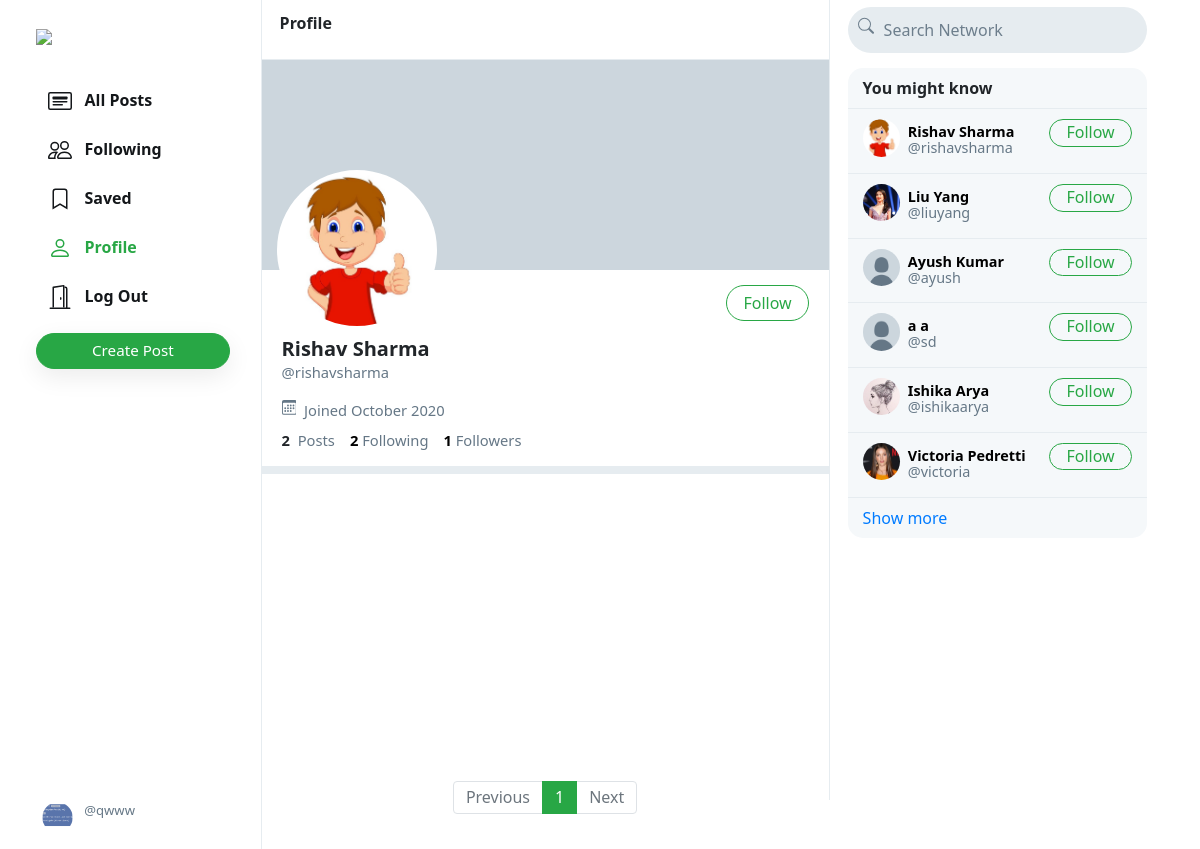
Page /rishavsharma (signed in) on the committed database.
### network/models.py (models this page shows, shortened)
class User(AbstractUser):
    profile_pic = models.ImageField(upload_to='profile_pic/')
    bio = models.TextField(max_length=160, blank=True, null=True)
    cover = models.ImageField(upload_to='covers/', blank=True)

### network/views.py (the view)
# urls.py: path("<str:username>", views.profile, name='profile'),
def profile(request, username):
    user = get_object_or_404(User, username=username)
    all_posts = Post.objects.filter(creater=user).order_by('-date_created')
    paginator = Paginator(all_posts, 10)
    page_number = request.GET.get('page', 1)
    posts = paginator.get_page(page_number)
    followings = []
    suggestions = []
    follower = False
    if request.user.is_authenticated:
        followings = Follower.objects.filter(followers=request.user).values_list('user', flat=True)
        suggestions = User.objects.exclude(pk__in=followings).exclude(username=request.user.username).order_by("?")[:6]
        if request.user in Follower.objects.filter(user=user).values_list('followers', flat=True):
            follower = True
    follower_count = Follower.objects.filter(user=user).count()
    following_count = Follower.objects.filter(followers=user).count()
    return render(request, 'network/profile.html', {
        "username": user,
        "posts": posts,
        "posts_count": all_posts.count(),
        "suggestions": suggestions,
        "page": "profile",
        "is_follower": follower,
        "follower_count": follower_count,
        "following_count": following_count
    })

### network/templates/network/profile.html (shortened to what this page needs)
<!DOCTYPE html>
<html lang="en">
{% extends 'network/index.html' %}
{% load static %}
{% block profile %}
<div class="profile-view" data-user="{{username.username}}">
    <div class="cover-image" style="background-image: url(/media/{{username.cover}})"></div>
    <div class="profile-image" style="background-image: url(/media/{{username.profile_pic}})"></div>
    <div class="profile-details">
        <div>
            {% if user.username == username.username %}
            <a href="{% url 'edit_profile' username.username %}"
                class="btn btn-outline-success float-right edit-profile-btn">Edit Profile</a>
            {% elif is_follower %}
            <button class="btn btn-success float-right"
                onclick="unfollow_user(this,'{{username.username}}','edit_page')" id="following-btn">Following</button>
            {% else %}
            <button class="btn btn-outline-success float-right"
                onclick="follow_user(this,'{{username.username}}','edit_page')" id="follow-btn">Follow</button>
            {% endif %}
        </div>
        <div class="details-data">
            <h5>{{username.first_name}} {{username.last_name}}</h5>
            <div class="grey">@{{username.username}}</div>
            <div class="grey" style="padding: 8px 0px;">
                &nbsp;Joined {{username.date_joined | date:"F Y"}}
            </div>
            <div>
                <strong>
                    {{posts_count}}
                </strong>
                &nbsp;<span class="grey">Posts</span>
                <a href="#">
                    <strong id="following__count">{{following_count | default:0}}</strong>&nbsp;<span
                        class="grey">Following</span>
                </a>
                <a href="#">
                    <strong id="follower__count">{{follower_count | default:0}}</strong>&nbsp;<span
                        class="grey">Followers</span>
                </a>
            </div>
        </div>
    </div>
</div>
<div class="space"></div>
{% endblock %}

### network/templates/network/index.html (shortened to what this page needs)
<!DOCTYPE html>
{% extends "network/layout.html" %}
{% load static %}
{% block body %}
<body>
    <div class="main-div">
        <div class="left-div">
            <nav class="head heading">
                {% if page == 'all_posts' %}
                All Posts
                {% elif page == 'following' %}
                Following
                {% elif page == 'saved' %}
                Saved
                {% elif page == 'profile' %}
                Profile
                {% else %}
                Explore
                {% endif %}
            </nav>
            <div class="left-div-content">
                <div class="posts-view">
                    {% block profile %}
                    {% endblock %}
                    <div class="main-div-content">
                        <nav aria-label="Page navigation example" class="pagination-bar">
                            <ul class="pagination justify-content-center">
                                {% if posts.has_previous %}
                                <li class="page-item">
                                    <a class="page-link" href="?page={{ posts.previous_page_number | default:1}}"
                                        tabindex="-1" aria-disabled="true">Previous</a>
                                </li>
                                {% else %}
                                <li class="page-item disabled">
                                    <a class="page-link" href="" tabindex="-1" aria-disabled="true">Previous</a>
                                </li>
                                {% endif %}
                                {% for each in posts.paginator.page_range %}
                                {% if each == posts.number %}
                                <li class="page-item active"><a class="page-link" href="?page={{each}}">{{each}}</a>
                                </li>
                                {% else %}
                                <li class="page-item"><a class="page-link" href="?page={{each}}">{{each}}</a></li>
                                {% endif %}
                                {% endfor %}
                                {% if posts.has_next %}
                                <li class="page-item">
                                    <a class="page-link" href="?page={{ posts.next_page_number }}">Next</a>
                                </li>
                                {% else %}
                                <li class="page-item disabled">
                                    <a class="page-link" href="">Next</a>
                                </li>
                                {% endif %}
                            </ul>
                        </nav>
                    </div>
                </div>
            </div>
        </div>
    </div>
    {% endblock %}

### network/templates/network/layout.html (shortened to what this page needs)
<!DOCTYPE html>
{% load static %}
<html lang="en">
<head>
    <link rel="stylesheet" href="https://stackpath.bootstrapcdn.com/bootstrap/4.4.1/css/bootstrap.min.css"
>
    <link href="{% static 'network/styles.css' %}" rel="stylesheet">
</head>
<body>
    <div class="body" data-page="{{page}}">
        <div class="sidenav">
            <a href="{% url 'index' %}" class="navbar-brand">
                <img src="{% static 'network/Images/logo.png' %}" height="31px">
            </a>
            <div style="height: 100%;">
                <div>
                    <div>
                        <ul>
                            <li class="nav-item" id="all_posts">
                                <a href="{% url 'index' %}" class="nav-link">
                                    <div>
                                        &nbsp;&nbsp;All Posts
                                    </div>
                                </a>
                            </li>
                            {% if user.is_authenticated %}
                            <li class="nav-item" id="following">
                                <a href="{% url 'following' %}" class="nav-link">
                                    <div>
                                        &nbsp;&nbsp;Following
                                    </div>
                                </a>
                            </li>
                            <li class="nav-item" id="saved">
                                <a href="{% url 'saved' %}" class="nav-link">
                                    <div>
                                        <svg width="1.5em" height="1.5em" viewBox="0 0 16 16" class="bi bi-bookmark"
                                            fill="currentColor" xmlns="http://www.w3.org/2000/svg">
                                            <path fill-rule="evenodd"
                                                d="M8 12l5 3V3a2 2 0 0 0-2-2H5a2 2 0 0 0-2 2v12l5-3zm-4 1.234l4-2.4 4 2.4V3a1 1 0 0 0-1-1H5a1 1 0 0 0-1 1v10.234z" />
                                        </svg>
                                        &nbsp;&nbsp;Saved
                                    </div>
                                </a>
                            </li>
                            <li class="nav-item" id="profile">
                                <a href="{% url 'profile' user.username %}" class="nav-link">
                                    <div>
                                        &nbsp;&nbsp;Profile
                                    </div>
                                </a>
                            </li>
                            <li class="nav-item" id="logout">
                                <a href="{% url 'logout' %}" class="nav-link">
                                    <div>
                                        &nbsp;&nbsp;Log Out
                                    </div>
                                </a>
                            </li>
                            {% endif %}
                        </ul>
                    </div>
                    {% if user.is_authenticated %}
                    <button id="popup-btn" class="btn btn-success new-post-btn" onclick="createpost()">Create
                        Post</button>
                    {% endif %}
                </div>
                <div style="position: absolute; bottom: 10px;">
                    {% if user.is_authenticated %}
                    <li class="nav-item sidenav-user">
                        <a href="{% url 'profile' user.username %}" class="nav-link">
                            <div class="user_account">
                                <div class="small-profilepic"
                                    style="float: left; background-image: url(/media/{{user.profile_pic}})"></div>
                                <div style="height: 2.7vw; margin: auto;">
                                    <div class="grey" style="margin-top: 4px;">@{{ user.username }}</div>
                                </div>
                            </div>
                        </a>
                    </li>
                    {% endif %}
                </div>
            </div>
        </div>
        {% block body %}
        {% endblock %}
        <div class="right-div">
            <nav class="head">
                <form action="#">
                    <div class="search-div">
                        <div>
                        </div>
                        <input type="text" name="query" id="search-box" placeholder="Search Network">
                    </div>
                </form>
            </nav>
            <div class="right-div-content">
                <div class="space" style="background-color: white;"></div>
                {% if user.is_authenticated %}
                <div class="suggestion-box">
                    <div class="suggestion-header">
                        You might know
                    </div>
                    {% for suggestion in suggestions %}
                    <div class="suggestion-user">
                        <div>
                            <a href="{% url 'profile' suggestion.username %}">
                                <div class="small-profilepic"
                                    style="background-image: url(/media/{{suggestion.profile_pic}})"></div>
                            </a>
                        </div>
                        <div class="user-details">
                            <a href="{% url 'profile' suggestion.username %}">
                                <div id="user-name">
                                    <strong>
                                        {{suggestion.first_name}} {{suggestion.last_name}}
                                    </strong>
                                </div>
                                <div class="grey">@{{suggestion.username}}</div>
                            </a>
                        </div>
                        <div>
                            <button class="btn btn-outline-success" type="button"
                                onclick="follow_user(this,'{{suggestion.username}}','suggestion')">Follow</button>
                        </div>
                    </div>
                    {% empty %}
                    <div style="text-align: center; border-bottom: .5px solid #e6ecf0; padding: 10px 15px;">
                        <span class="grey" style="font-size: .9em;">No suggestions available.</span>
                    </div>
                    {% endfor %}
                    <div class="suggestion-footer">
                        <a href="#">Show more</a>
                    </div>
                </div>
                {% endif %}
            </div>
        </div>
    </div>
</body>
</html>

### rows in the picture
User: profile_pic (picture), username "qwww"
User: profile_pic (picture), first_name "Rishav", last_name "Sharma", username "rishavsharma", date_joined "October 2020"
User: profile_pic (picture), first_name "Liu", last_name "Yang", username "liuyang"
User: profile_pic (placeholder picture), first_name "Ayush", last_name "Kumar", username "ayush"
User: profile_pic (placeholder picture), first_name "a", last_name "a", username "sd"
User: profile_pic (picture), first_name "Ishika", last_name "Arya", username "ishikaarya"
User: profile_pic (picture), first_name "Victoria", last_name "Pedretti", username "victoria"

### other values in the picture
{{ posts_count }} "2"
{{ following_count | default:0 }} "2"
{{ follower_count | default:0 }} "1"
{{ each }} "1"
